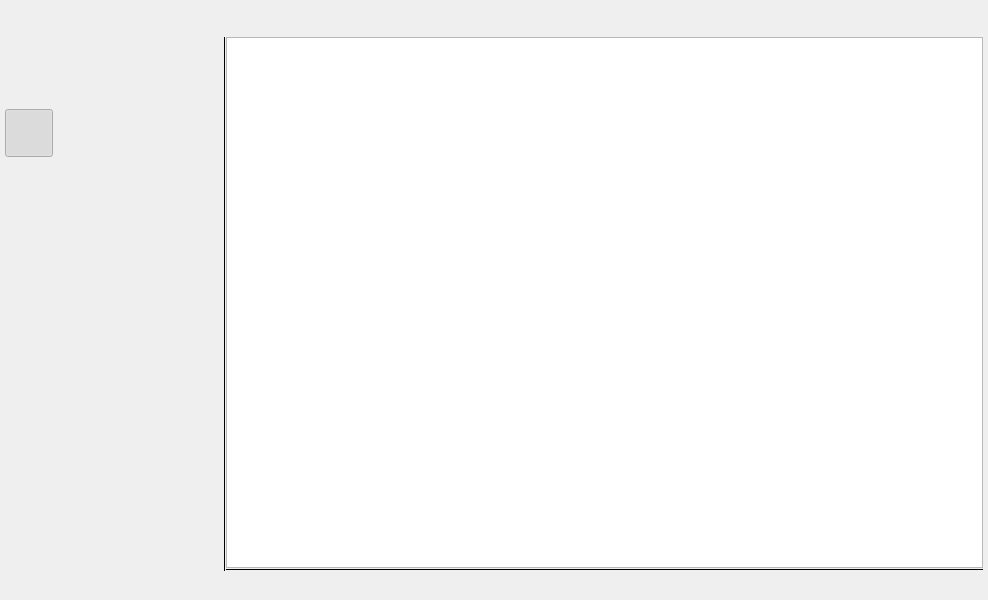
<?xml version="1.0" encoding="UTF-8"?>
<ui version="4.0">
 <class>Sho</class>
 <widget class="QMainWindow" name="Sho">
  <property name="geometry">
   <rect>
    <x>0</x>
    <y>0</y>
    <width>988</width>
    <height>600</height>
   </rect>
  </property>
  <property name="windowTitle">
   <string>MainWindow</string>
  </property>
  <property name="styleSheet">
   <string notr="true"/>
  </property>
  <widget class="QWidget" name="outer">
   <property name="styleSheet">
    <string notr="true"/>
   </property>
   <layout class="QVBoxLayout" name="appMargins">
    <property name="spacing">
     <number>0</number>
    </property>
    <property name="leftMargin">
     <number>5</number>
    </property>
    <property name="topMargin">
     <number>5</number>
    </property>
    <property name="rightMargin">
     <number>5</number>
    </property>
    <property name="bottomMargin">
     <number>5</number>
    </property>
    <item>
     <layout class="QHBoxLayout" name="horizontalLayout_8" stretch="0,1">
      <property name="spacing">
       <number>0</number>
      </property>
      <item>
       <widget class="QFrame" name="left_part">
        <property name="frameShape">
         <enum>QFrame::NoFrame</enum>
        </property>
        <property name="frameShadow">
         <enum>QFrame::Plain</enum>
        </property>
        <layout class="QVBoxLayout" name="verticalLayout_5">
         <property name="spacing">
          <number>0</number>
         </property>
         <property name="leftMargin">
          <number>0</number>
         </property>
         <property name="topMargin">
          <number>0</number>
         </property>
         <property name="rightMargin">
          <number>0</number>
         </property>
         <property name="bottomMargin">
          <number>0</number>
         </property>
         <item>
          <widget class="QFrame" name="left_top">
           <property name="sizePolicy">
            <sizepolicy hsizetype="Preferred" vsizetype="Fixed">
             <horstretch>0</horstretch>
             <verstretch>0</verstretch>
            </sizepolicy>
           </property>
           <property name="minimumSize">
            <size>
             <width>0</width>
             <height>32</height>
            </size>
           </property>
           <property name="maximumSize">
            <size>
             <width>16777215</width>
             <height>32</height>
            </size>
           </property>
           <property name="frameShape">
            <enum>QFrame::NoFrame</enum>
           </property>
           <property name="frameShadow">
            <enum>QFrame::Plain</enum>
           </property>
           <layout class="QHBoxLayout" name="horizontalLayout_6" stretch="0,1,0">
            <property name="leftMargin">
             <number>0</number>
            </property>
            <property name="topMargin">
             <number>0</number>
            </property>
            <property name="rightMargin">
             <number>4</number>
            </property>
            <property name="bottomMargin">
             <number>0</number>
            </property>
            <item>
             <widget class="QLabel" name="ico">
              <property name="minimumSize">
               <size>
                <width>40</width>
                <height>30</height>
               </size>
              </property>
              <property name="maximumSize">
               <size>
                <width>16777215</width>
                <height>30</height>
               </size>
              </property>
              <property name="text">
               <string/>
              </property>
              <property name="alignment">
               <set>Qt::AlignCenter</set>
              </property>
             </widget>
            </item>
            <item>
             <widget class="QLabel" name="app_mode">
              <property name="sizePolicy">
               <sizepolicy hsizetype="Preferred" vsizetype="Fixed">
                <horstretch>0</horstretch>
                <verstretch>0</verstretch>
               </sizepolicy>
              </property>
              <property name="minimumSize">
               <size>
                <width>0</width>
                <height>30</height>
               </size>
              </property>
              <property name="maximumSize">
               <size>
                <width>16777215</width>
                <height>30</height>
               </size>
              </property>
              <property name="text">
               <string/>
              </property>
             </widget>
            </item>
            <item>
             <widget class="QToolButton" name="more">
              <property name="minimumSize">
               <size>
                <width>30</width>
                <height>30</height>
               </size>
              </property>
              <property name="maximumSize">
               <size>
                <width>30</width>
                <height>30</height>
               </size>
              </property>
              <property name="toolTip">
               <string>Hide/Show Views</string>
              </property>
              <property name="whatsThis">
               <string extracomment="Slected views..."/>
              </property>
              <property name="autoFillBackground">
               <bool>false</bool>
              </property>
              <property name="text">
               <string/>
              </property>
              <property name="iconSize">
               <size>
                <width>22</width>
                <height>22</height>
               </size>
              </property>
              <property name="checkable">
               <bool>false</bool>
              </property>
              <property name="popupMode">
               <enum>QToolButton::InstantPopup</enum>
              </property>
              <property name="autoRaise">
               <bool>true</bool>
              </property>
             </widget>
            </item>
           </layout>
          </widget>
         </item>
         <item>
          <widget class="QFrame" name="left_bottom">
           <property name="frameShape">
            <enum>QFrame::NoFrame</enum>
           </property>
           <property name="frameShadow">
            <enum>QFrame::Plain</enum>
           </property>
           <layout class="QHBoxLayout" name="horizontalLayout_7" stretch="0,1">
            <property name="spacing">
             <number>0</number>
            </property>
            <property name="leftMargin">
             <number>0</number>
            </property>
            <property name="topMargin">
             <number>0</number>
            </property>
            <property name="rightMargin">
             <number>0</number>
            </property>
            <property name="bottomMargin">
             <number>0</number>
            </property>
            <item>
             <widget class="QFrame" name="toolBar">
              <property name="sizePolicy">
               <sizepolicy hsizetype="Fixed" vsizetype="Preferred">
                <horstretch>0</horstretch>
                <verstretch>0</verstretch>
               </sizepolicy>
              </property>
              <property name="minimumSize">
               <size>
                <width>48</width>
                <height>0</height>
               </size>
              </property>
              <property name="maximumSize">
               <size>
                <width>48</width>
                <height>16777215</height>
               </size>
              </property>
              <property name="styleSheet">
               <string notr="true"/>
              </property>
              <property name="frameShape">
               <enum>QFrame::NoFrame</enum>
              </property>
              <property name="frameShadow">
               <enum>QFrame::Plain</enum>
              </property>
              <property name="lineWidth">
               <number>0</number>
              </property>
              <layout class="QVBoxLayout" name="verticalLayout_2">
               <property name="spacing">
                <number>0</number>
               </property>
               <property name="leftMargin">
                <number>0</number>
               </property>
               <property name="topMargin">
                <number>0</number>
               </property>
               <property name="rightMargin">
                <number>0</number>
               </property>
               <property name="bottomMargin">
                <number>9</number>
               </property>
               <item>
                <widget class="QToolButton" name="btnSetup">
                 <property name="minimumSize">
                  <size>
                   <width>48</width>
                   <height>48</height>
                  </size>
                 </property>
                 <property name="maximumSize">
                  <size>
                   <width>48</width>
                   <height>48</height>
                  </size>
                 </property>
                 <property name="toolTip">
                  <string>Main menu</string>
                 </property>
                 <property name="styleSheet">
                  <string notr="true"/>
                 </property>
                 <property name="text">
                  <string/>
                 </property>
                 <property name="iconSize">
                  <size>
                   <width>32</width>
                   <height>32</height>
                  </size>
                 </property>
                 <property name="popupMode">
                  <enum>QToolButton::InstantPopup</enum>
                 </property>
                 <property name="autoRaise">
                  <bool>true</bool>
                 </property>
                </widget>
               </item>
               <item>
                <spacer name="verticalSpacer_2">
                 <property name="orientation">
                  <enum>Qt::Vertical</enum>
                 </property>
                 <property name="sizeType">
                  <enum>QSizePolicy::Fixed</enum>
                 </property>
                 <property name="sizeHint" stdset="0">
                  <size>
                   <width>20</width>
                   <height>24</height>
                  </size>
                 </property>
                </spacer>
               </item>
               <item>
                <widget class="QToolButton" name="btnDir">
                 <property name="minimumSize">
                  <size>
                   <width>48</width>
                   <height>48</height>
                  </size>
                 </property>
                 <property name="maximumSize">
                  <size>
                   <width>48</width>
                   <height>48</height>
                  </size>
                 </property>
                 <property name="toolTip">
                  <string>Show file list for current folder</string>
                 </property>
                 <property name="styleSheet">
                  <string notr="true"/>
                 </property>
                 <property name="text">
                  <string/>
                 </property>
                 <property name="iconSize">
                  <size>
                   <width>32</width>
                   <height>32</height>
                  </size>
                 </property>
                 <property name="checkable">
                  <bool>true</bool>
                 </property>
                 <property name="checked">
                  <bool>true</bool>
                 </property>
                 <property name="autoExclusive">
                  <bool>true</bool>
                 </property>
                 <property name="autoRaise">
                  <bool>true</bool>
                 </property>
                 <attribute name="buttonGroup">
                  <string notr="true">toolbar_btns</string>
                 </attribute>
                </widget>
               </item>
               <item>
                <widget class="QToolButton" name="btnFilter">
                 <property name="minimumSize">
                  <size>
                   <width>48</width>
                   <height>48</height>
                  </size>
                 </property>
                 <property name="maximumSize">
                  <size>
                   <width>48</width>
                   <height>48</height>
                  </size>
                 </property>
                 <property name="toolTip">
                  <string>Show file list by filter</string>
                 </property>
                 <property name="styleSheet">
                  <string notr="true"/>
                 </property>
                 <property name="text">
                  <string/>
                 </property>
                 <property name="iconSize">
                  <size>
                   <width>32</width>
                   <height>32</height>
                  </size>
                 </property>
                 <property name="checkable">
                  <bool>true</bool>
                 </property>
                 <property name="checked">
                  <bool>false</bool>
                 </property>
                 <property name="autoExclusive">
                  <bool>true</bool>
                 </property>
                 <property name="autoRaise">
                  <bool>true</bool>
                 </property>
                 <attribute name="buttonGroup">
                  <string notr="true">toolbar_btns</string>
                 </attribute>
                </widget>
               </item>
               <item>
                <widget class="QToolButton" name="btnFilterSetup">
                 <property name="minimumSize">
                  <size>
                   <width>48</width>
                   <height>48</height>
                  </size>
                 </property>
                 <property name="maximumSize">
                  <size>
                   <width>48</width>
                   <height>48</height>
                  </size>
                 </property>
                 <property name="toolTip">
                  <string>Setup file list filter</string>
                 </property>
                 <property name="text">
                  <string/>
                 </property>
                 <property name="iconSize">
                  <size>
                   <width>32</width>
                   <height>32</height>
                  </size>
                 </property>
                 <property name="checkable">
                  <bool>true</bool>
                 </property>
                 <property name="autoRaise">
                  <bool>true</bool>
                 </property>
                 <attribute name="buttonGroup">
                  <string notr="true">toolbar_btns</string>
                 </attribute>
                </widget>
               </item>
               <item>
                <spacer name="verticalSpacer">
                 <property name="orientation">
                  <enum>Qt::Vertical</enum>
                 </property>
                 <property name="sizeHint" stdset="0">
                  <size>
                   <width>20</width>
                   <height>286</height>
                  </size>
                 </property>
                </spacer>
               </item>
               <item>
                <widget class="QToolButton" name="btnToggleBar">
                 <property name="minimumSize">
                  <size>
                   <width>48</width>
                   <height>48</height>
                  </size>
                 </property>
                 <property name="maximumSize">
                  <size>
                   <width>48</width>
                   <height>48</height>
                  </size>
                 </property>
                 <property name="toolTip">
                  <string>Toggle left side bar, Ctrl+B</string>
                 </property>
                 <property name="styleSheet">
                  <string notr="true"/>
                 </property>
                 <property name="text">
                  <string/>
                 </property>
                 <property name="iconSize">
                  <size>
                   <width>24</width>
                   <height>24</height>
                  </size>
                 </property>
                 <property name="autoRaise">
                  <bool>true</bool>
                 </property>
                </widget>
               </item>
              </layout>
             </widget>
            </item>
            <item>
             <widget class="QFrame" name="left_pane">
              <property name="sizePolicy">
               <sizepolicy hsizetype="Fixed" vsizetype="Preferred">
                <horstretch>0</horstretch>
                <verstretch>0</verstretch>
               </sizepolicy>
              </property>
              <property name="minimumSize">
               <size>
                <width>170</width>
                <height>0</height>
               </size>
              </property>
              <property name="maximumSize">
               <size>
                <width>170</width>
                <height>16777215</height>
               </size>
              </property>
              <property name="whatsThis">
               <string comment="Selected views..."/>
              </property>
              <property name="layoutDirection">
               <enum>Qt::LeftToRight</enum>
              </property>
              <property name="styleSheet">
               <string notr="true"/>
              </property>
             </widget>
            </item>
           </layout>
          </widget>
         </item>
        </layout>
       </widget>
      </item>
      <item>
       <widget class="QFrame" name="main_pane">
        <property name="minimumSize">
         <size>
          <width>170</width>
          <height>0</height>
         </size>
        </property>
        <property name="frameShape">
         <enum>QFrame::NoFrame</enum>
        </property>
        <property name="frameShadow">
         <enum>QFrame::Plain</enum>
        </property>
        <property name="lineWidth">
         <number>0</number>
        </property>
        <layout class="QVBoxLayout" name="verticalLayout_3">
         <property name="spacing">
          <number>0</number>
         </property>
         <property name="leftMargin">
          <number>0</number>
         </property>
         <property name="topMargin">
          <number>0</number>
         </property>
         <property name="rightMargin">
          <number>0</number>
         </property>
         <property name="bottomMargin">
          <number>0</number>
         </property>
         <item>
          <widget class="QFrame" name="topBar">
           <property name="sizePolicy">
            <sizepolicy hsizetype="Preferred" vsizetype="Fixed">
             <horstretch>0</horstretch>
             <verstretch>0</verstretch>
            </sizepolicy>
           </property>
           <property name="minimumSize">
            <size>
             <width>0</width>
             <height>32</height>
            </size>
           </property>
           <property name="maximumSize">
            <size>
             <width>16777215</width>
             <height>32</height>
            </size>
           </property>
           <property name="styleSheet">
            <string notr="true"/>
           </property>
           <property name="frameShape">
            <enum>QFrame::NoFrame</enum>
           </property>
           <property name="frameShadow">
            <enum>QFrame::Plain</enum>
           </property>
           <property name="lineWidth">
            <number>0</number>
           </property>
           <layout class="QHBoxLayout" name="horizontalLayout_4">
            <property name="spacing">
             <number>0</number>
            </property>
            <property name="leftMargin">
             <number>0</number>
            </property>
            <property name="topMargin">
             <number>0</number>
            </property>
            <property name="rightMargin">
             <number>0</number>
            </property>
            <property name="bottomMargin">
             <number>0</number>
            </property>
            <item>
             <layout class="QHBoxLayout" name="horizontalLayout_2">
              <property name="spacing">
               <number>9</number>
              </property>
              <property name="leftMargin">
               <number>9</number>
              </property>
              <property name="rightMargin">
               <number>24</number>
              </property>
              <item>
               <widget class="QLabel" name="files_heading">
                <property name="text">
                 <string/>
                </property>
               </widget>
              </item>
              <item>
               <spacer name="horizontalSpacer">
                <property name="orientation">
                 <enum>Qt::Horizontal</enum>
                </property>
                <property name="sizeHint" stdset="0">
                 <size>
                  <width>347</width>
                  <height>20</height>
                 </size>
                </property>
               </spacer>
              </item>
              <item>
               <widget class="QToolButton" name="recent_files">
                <property name="minimumSize">
                 <size>
                  <width>30</width>
                  <height>30</height>
                 </size>
                </property>
                <property name="maximumSize">
                 <size>
                  <width>30</width>
                  <height>30</height>
                 </size>
                </property>
                <property name="toolTip">
                 <string>List of recent files, Ctrl+H</string>
                </property>
                <property name="text">
                 <string/>
                </property>
                <property name="iconSize">
                 <size>
                  <width>22</width>
                  <height>22</height>
                 </size>
                </property>
                <property name="popupMode">
                 <enum>QToolButton::InstantPopup</enum>
                </property>
                <property name="autoRaise">
                 <bool>true</bool>
                </property>
               </widget>
              </item>
              <item>
               <widget class="QToolButton" name="btn_search">
                <property name="minimumSize">
                 <size>
                  <width>30</width>
                  <height>30</height>
                 </size>
                </property>
                <property name="maximumSize">
                 <size>
                  <width>30</width>
                  <height>30</height>
                 </size>
                </property>
                <property name="toolTip">
                 <string>Search files by name, Ctrl+F</string>
                </property>
                <property name="text">
                 <string/>
                </property>
                <property name="iconSize">
                 <size>
                  <width>22</width>
                  <height>22</height>
                 </size>
                </property>
                <property name="popupMode">
                 <enum>QToolButton::InstantPopup</enum>
                </property>
                <property name="autoRaise">
                 <bool>true</bool>
                </property>
               </widget>
              </item>
              <item>
               <widget class="QToolButton" name="field_menu">
                <property name="sizePolicy">
                 <sizepolicy hsizetype="Fixed" vsizetype="Fixed">
                  <horstretch>0</horstretch>
                  <verstretch>0</verstretch>
                 </sizepolicy>
                </property>
                <property name="minimumSize">
                 <size>
                  <width>30</width>
                  <height>30</height>
                 </size>
                </property>
                <property name="maximumSize">
                 <size>
                  <width>30</width>
                  <height>30</height>
                 </size>
                </property>
                <property name="toolTip">
                 <string>Show/hide list columns</string>
                </property>
                <property name="text">
                 <string/>
                </property>
                <property name="iconSize">
                 <size>
                  <width>22</width>
                  <height>22</height>
                 </size>
                </property>
                <property name="popupMode">
                 <enum>QToolButton::InstantPopup</enum>
                </property>
                <property name="autoRaise">
                 <bool>true</bool>
                </property>
               </widget>
              </item>
             </layout>
            </item>
            <item>
             <layout class="QHBoxLayout" name="horizontalLayout">
              <property name="spacing">
               <number>0</number>
              </property>
              <item>
               <widget class="QToolButton" name="minimize">
                <property name="minimumSize">
                 <size>
                  <width>45</width>
                  <height>32</height>
                 </size>
                </property>
                <property name="maximumSize">
                 <size>
                  <width>45</width>
                  <height>32</height>
                 </size>
                </property>
                <property name="text">
                 <string notr="true"/>
                </property>
                <property name="iconSize">
                 <size>
                  <width>24</width>
                  <height>24</height>
                 </size>
                </property>
                <property name="autoRaise">
                 <bool>true</bool>
                </property>
               </widget>
              </item>
              <item>
               <widget class="QToolButton" name="maximize">
                <property name="minimumSize">
                 <size>
                  <width>45</width>
                  <height>32</height>
                 </size>
                </property>
                <property name="maximumSize">
                 <size>
                  <width>45</width>
                  <height>32</height>
                 </size>
                </property>
                <property name="text">
                 <string notr="true"/>
                </property>
                <property name="iconSize">
                 <size>
                  <width>24</width>
                  <height>24</height>
                 </size>
                </property>
                <property name="autoRaise">
                 <bool>true</bool>
                </property>
               </widget>
              </item>
              <item>
               <widget class="QToolButton" name="close">
                <property name="minimumSize">
                 <size>
                  <width>45</width>
                  <height>32</height>
                 </size>
                </property>
                <property name="maximumSize">
                 <size>
                  <width>45</width>
                  <height>32</height>
                 </size>
                </property>
                <property name="text">
                 <string notr="true"/>
                </property>
                <property name="iconSize">
                 <size>
                  <width>24</width>
                  <height>24</height>
                 </size>
                </property>
                <property name="autoRaise">
                 <bool>true</bool>
                </property>
               </widget>
              </item>
             </layout>
            </item>
           </layout>
          </widget>
         </item>
         <item>
          <widget class="QFrame" name="fileFrame">
           <layout class="QHBoxLayout" name="horizontalLayout_5">
            <property name="spacing">
             <number>0</number>
            </property>
            <property name="leftMargin">
             <number>0</number>
            </property>
            <property name="topMargin">
             <number>0</number>
            </property>
            <property name="rightMargin">
             <number>0</number>
            </property>
            <property name="bottomMargin">
             <number>0</number>
            </property>
            <item>
             <widget class="QFrame" name="vSplit">
              <property name="styleSheet">
               <string notr="true"/>
              </property>
              <property name="frameShape">
               <enum>QFrame::VLine</enum>
              </property>
              <property name="frameShadow">
               <enum>QFrame::Plain</enum>
              </property>
              <property name="lineWidth">
               <number>0</number>
              </property>
              <property name="midLineWidth">
               <number>3</number>
              </property>
             </widget>
            </item>
            <item>
             <layout class="QVBoxLayout" name="verticalLayout" stretch="0,0,0">
              <property name="spacing">
               <number>0</number>
              </property>
              <item>
               <widget class="QTreeView" name="file_list">
                <property name="contextMenuPolicy">
                 <enum>Qt::CustomContextMenu</enum>
                </property>
                <property name="toolTip">
                 <string/>
                </property>
                <property name="styleSheet">
                 <string notr="true"/>
                </property>
                <property name="lineWidth">
                 <number>2</number>
                </property>
                <property name="dragEnabled">
                 <bool>true</bool>
                </property>
                <property name="dragDropMode">
                 <enum>QAbstractItemView::DragOnly</enum>
                </property>
                <property name="selectionMode">
                 <enum>QAbstractItemView::ExtendedSelection</enum>
                </property>
                <property name="indentation">
                 <number>3</number>
                </property>
                <property name="uniformRowHeights">
                 <bool>true</bool>
                </property>
                <property name="itemsExpandable">
                 <bool>false</bool>
                </property>
                <property name="sortingEnabled">
                 <bool>true</bool>
                </property>
                <property name="expandsOnDoubleClick">
                 <bool>false</bool>
                </property>
                <attribute name="headerStretchLastSection">
                 <bool>false</bool>
                </attribute>
               </widget>
              </item>
              <item>
               <widget class="QFrame" name="hSplit">
                <property name="sizePolicy">
                 <sizepolicy hsizetype="Preferred" vsizetype="Fixed">
                  <horstretch>0</horstretch>
                  <verstretch>0</verstretch>
                 </sizepolicy>
                </property>
                <property name="minimumSize">
                 <size>
                  <width>0</width>
                  <height>3</height>
                 </size>
                </property>
                <property name="frameShape">
                 <enum>QFrame::HLine</enum>
                </property>
                <property name="frameShadow">
                 <enum>QFrame::Plain</enum>
                </property>
                <property name="lineWidth">
                 <number>0</number>
                </property>
                <property name="midLineWidth">
                 <number>3</number>
                </property>
               </widget>
              </item>
              <item>
               <widget class="QFrame" name="noteHolder">
                <property name="styleSheet">
                 <string notr="true"/>
                </property>
                <property name="frameShape">
                 <enum>QFrame::NoFrame</enum>
                </property>
                <property name="frameShadow">
                 <enum>QFrame::Plain</enum>
                </property>
                <property name="lineWidth">
                 <number>0</number>
                </property>
               </widget>
              </item>
             </layout>
            </item>
           </layout>
          </widget>
         </item>
        </layout>
       </widget>
      </item>
     </layout>
    </item>
    <item>
     <widget class="QFrame" name="status">
      <property name="sizePolicy">
       <sizepolicy hsizetype="Preferred" vsizetype="Fixed">
        <horstretch>0</horstretch>
        <verstretch>0</verstretch>
       </sizepolicy>
      </property>
      <property name="minimumSize">
       <size>
        <width>0</width>
        <height>24</height>
       </size>
      </property>
      <property name="maximumSize">
       <size>
        <width>16777215</width>
        <height>24</height>
       </size>
      </property>
      <property name="styleSheet">
       <string notr="true"/>
      </property>
      <property name="frameShape">
       <enum>QFrame::NoFrame</enum>
      </property>
      <property name="frameShadow">
       <enum>QFrame::Plain</enum>
      </property>
      <property name="lineWidth">
       <number>0</number>
      </property>
      <layout class="QHBoxLayout" name="horizontalLayout_3">
       <property name="spacing">
        <number>6</number>
       </property>
       <property name="leftMargin">
        <number>9</number>
       </property>
       <property name="topMargin">
        <number>0</number>
       </property>
       <property name="rightMargin">
        <number>9</number>
       </property>
       <property name="bottomMargin">
        <number>0</number>
       </property>
       <item>
        <widget class="QLabel" name="busy">
         <property name="frameShape">
          <enum>QFrame::NoFrame</enum>
         </property>
         <property name="text">
          <string/>
         </property>
         <property name="alignment">
          <set>Qt::AlignCenter</set>
         </property>
         <property name="margin">
          <number>0</number>
         </property>
        </widget>
       </item>
       <item>
        <widget class="QLabel" name="db_name">
         <property name="toolTip">
          <string>DB name, click to open DB selector</string>
         </property>
         <property name="frameShape">
          <enum>QFrame::NoFrame</enum>
         </property>
         <property name="text">
          <string/>
         </property>
         <property name="alignment">
          <set>Qt::AlignCenter</set>
         </property>
         <property name="margin">
          <number>0</number>
         </property>
        </widget>
       </item>
       <item>
        <spacer name="horizontalSpacer_2">
         <property name="orientation">
          <enum>Qt::Horizontal</enum>
         </property>
         <property name="sizeHint" stdset="0">
          <size>
           <width>40</width>
           <height>20</height>
          </size>
         </property>
        </spacer>
       </item>
       <item>
        <widget class="QLabel" name="folder_path">
         <property name="toolTip">
          <string>Current branch of the folders</string>
         </property>
         <property name="text">
          <string/>
         </property>
        </widget>
       </item>
       <item>
        <widget class="QLabel" name="current_filename">
         <property name="toolTip">
          <string>Current file name</string>
         </property>
         <property name="text">
          <string/>
         </property>
        </widget>
       </item>
       <item>
        <widget class="QLabel" name="edited_file">
         <property name="toolTip">
          <string>click to go to the editable file</string>
         </property>
         <property name="text">
          <string/>
         </property>
        </widget>
       </item>
       <item>
        <widget class="QLabel" name="file_count">
         <property name="toolTip">
          <string>file count</string>
         </property>
         <property name="frameShape">
          <enum>QFrame::NoFrame</enum>
         </property>
         <property name="text">
          <string/>
         </property>
         <property name="margin">
          <number>0</number>
         </property>
        </widget>
       </item>
      </layout>
     </widget>
    </item>
   </layout>
  </widget>
 </widget>
 <resources/>
 <connections/>
 <buttongroups>
  <buttongroup name="toolbar_btns"/>
 </buttongroups>
</ui>
